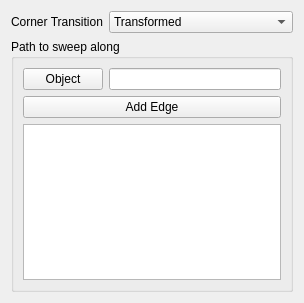
<?xml version="1.0" encoding="UTF-8"?>
<ui version="4.0">
 <class>PartDesignGui::TaskPipeParameters</class>
 <widget class="QWidget" name="PartDesignGui::TaskPipeParameters">
  <property name="geometry">
   <rect>
    <x>0</x>
    <y>0</y>
    <width>304</width>
    <height>303</height>
   </rect>
  </property>
  <property name="minimumSize">
   <size>
    <width>0</width>
    <height>0</height>
   </size>
  </property>
  <property name="windowTitle">
   <string>Form</string>
  </property>
  <layout class="QVBoxLayout" name="verticalLayout_2">
   <item>
    <layout class="QFormLayout" name="formLayout">
     <property name="fieldGrowthPolicy">
      <enum>QFormLayout::ExpandingFieldsGrow</enum>
     </property>
     <item row="0" column="0">
      <widget class="QLabel" name="label_2">
       <property name="text">
        <string>Corner Transition</string>
       </property>
      </widget>
     </item>
     <item row="0" column="1">
      <widget class="QComboBox" name="comboBoxTransition">
       <property name="sizePolicy">
        <sizepolicy hsizetype="Expanding" vsizetype="Fixed">
         <horstretch>0</horstretch>
         <verstretch>0</verstretch>
        </sizepolicy>
       </property>
       <item>
        <property name="text">
         <string>Transformed</string>
        </property>
       </item>
       <item>
        <property name="text">
         <string>Right Corner</string>
        </property>
       </item>
       <item>
        <property name="text">
         <string>Round Corner</string>
        </property>
       </item>
      </widget>
     </item>
    </layout>
   </item>
   <item>
    <widget class="QGroupBox" name="groupBox">
     <property name="title">
      <string>Path to sweep along</string>
     </property>
     <layout class="QVBoxLayout" name="verticalLayout">
      <item>
       <layout class="QHBoxLayout" name="horizontalLayout">
        <item>
         <widget class="QPushButton" name="buttonSpineBase">
          <property name="text">
           <string>Object</string>
          </property>
          <property name="checkable">
           <bool>true</bool>
          </property>
         </widget>
        </item>
        <item>
         <widget class="QLineEdit" name="spineBaseEdit">
          <property name="readOnly">
           <bool>true</bool>
          </property>
         </widget>
        </item>
       </layout>
      </item>
      <item>
       <layout class="QHBoxLayout" name="horizontalLayout_4">
        <item>
         <widget class="QPushButton" name="buttonRefAdd">
          <property name="enabled">
           <bool>true</bool>
          </property>
          <property name="sizePolicy">
           <sizepolicy hsizetype="Expanding" vsizetype="Fixed">
            <horstretch>0</horstretch>
            <verstretch>0</verstretch>
           </sizepolicy>
          </property>
          <property name="text">
           <string>Add Edge</string>
          </property>
          <property name="checkable">
           <bool>true</bool>
          </property>
          <property name="checked">
           <bool>false</bool>
          </property>
         </widget>
        </item>
       </layout>
      </item>
      <item>
       <widget class="QTreeWidget" name="treeWidgetReferences">
        <property name="sizePolicy">
         <sizepolicy hsizetype="Expanding" vsizetype="MinimumExpanding">
          <horstretch>0</horstretch>
          <verstretch>0</verstretch>
         </sizepolicy>
        </property>
        <property name="minimumSize">
         <size>
          <width>0</width>
          <height>150</height>
         </size>
        </property>
        <property name="toolTip">
         <string>Right click or press 'Del' to delete the selected items.</string>
        </property>
        <property name="alternatingRowColors">
         <bool>false</bool>
        </property>
        <property name="selectionMode">
         <enum>QAbstractItemView::ExtendedSelection</enum>
        </property>
        <attribute name="headerVisible">
         <bool>false</bool>
        </attribute>
        <column>
         <property name="text">
          <string notr="true">1</string>
         </property>
        </column>
       </widget>
      </item>
     </layout>
    </widget>
   </item>
  </layout>
 </widget>
 <resources/>
 <connections/>
</ui>
